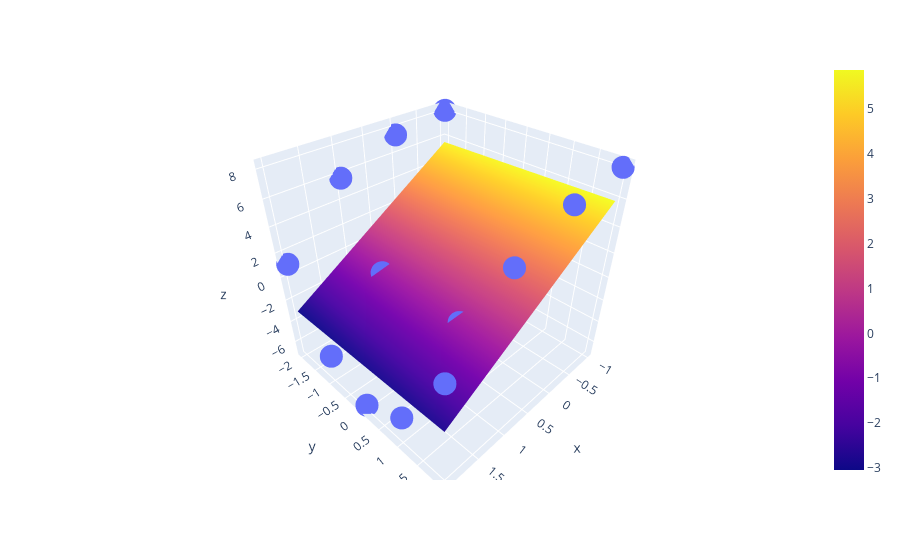

Notebook cell for this chart:
### Code cell
x, y, z, p = read_xypzdata("data/tmp44")

func = LeastSquare2D(x, y, z, p, 1)

x_pred = np.linspace(min(x), max(x), 40)
y_pred = np.linspace(min(y), max(y), 40)
z_graph = [[func(xi, yi) for xi in x_pred]for yi in y_pred]

fig = px.scatter_3d(x=x, y=y, z=z)
fig.add_trace(go.Surface(x=x_pred, y=y_pred, z=z_graph))
fig.show()

### Figure 1 — Plotly figure (JSON) as saved in the notebook; plotly's stock layout.template omitted (floating-point values rounded to 4 significant figures; data arrays with more than 128 entries replaced by an {"elided": "..."} marker saying what was removed)
{"data": [{"hovertemplate": "x=%{x}<br>y=%{y}<br>z=%{z}<extra></extra>", "legendgroup": "", "marker": {"color": "#636efa", "symbol": "circle"}, "mode": "markers", "name": "", "scene": "scene", "showlegend": false, "type": "scatter3d", "x": [-1, 0, 1, 2, -1, 0, 1, 2, -1, 0, 1, 2, -1, 0, 1, 2, -1, 0, 1, 2], "y": [-2, -2, -2, -2, -1, -1, -1, -1, 0, 0, 0, 0, 1, 1, 1, 1, 2, 2, 2, 2], "z": [8.13, 7.5, 5.78, 1.11, 2.13, 1.5, -0.22, -4.89, 0.13, -0.5, -2.22, -6.89, 2.13, 1.5, -0.22, -4.89, 8.13, 7.5, 5.78, 1.11]}, {"type": "surface", "x": [-1, -0.9231, -0.8462, -0.7692, -0.6923, -0.6154, -0.5385, -0.4615, -0.3846, -0.3077, -0.2308, -0.1538, -0.07692, 0, 0.07692, 0.1538, 0.2308, 0.3077, 0.3846, 0.4615, 0.5385, 0.6154, 0.6923, 0.7692, 0.8462, 0.9231, 1, 1.077, 1.154, 1.231, 1.308, 1.385, 1.462, 1.538, 1.615, 1.692, 1.769, 1.846, 1.923, 2], "y": [-2, -1.897, -1.795, -1.692, -1.59, -1.487, -1.385, -1.282, -1.179, -1.077, -0.9744, -0.8718, -0.7692, -0.6667, -0.5641, -0.4615, -0.359, -0.2564, -0.1538, -0.05128, 0.05128, 0.1538, 0.2564, 0.359, 0.4615, 0.5641, 0.6667, 0.7692, 0.8718, 0.9744, 1.077, 1.179, 1.282, 1.385, 1.487, 1.59, 1.692, 1.795, 1.897, 2], "z": {"elided": "40x40 float values"}}], "layout": {"legend": {"tracegroupgap": 0}, "margin": {"t": 60}, "scene": {"domain": {"x": [0, 1], "y": [0, 1]}, "xaxis": {"title": {"text": "x"}}, "yaxis": {"title": {"text": "y"}}, "zaxis": {"title": {"text": "z"}}}}}
